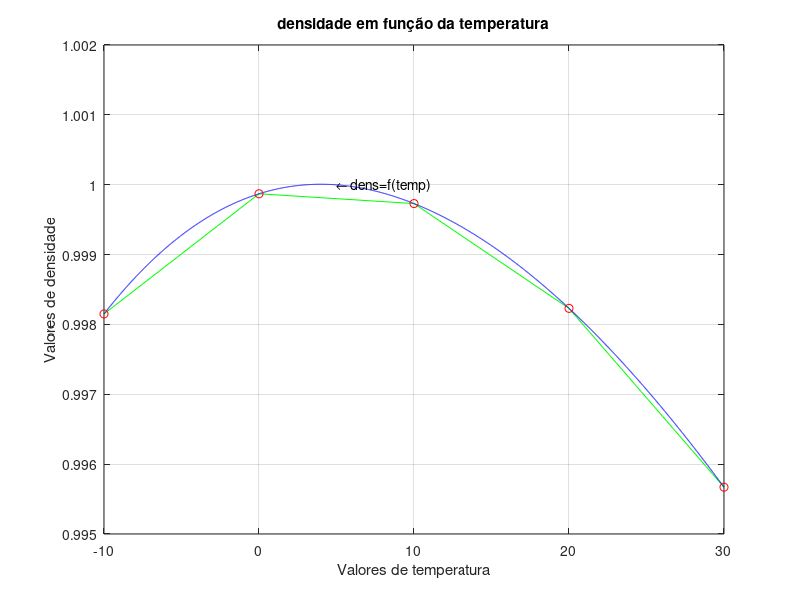

MATLAB code to generate this figure:
disp('===================================================================')
fprintf('\nA interpolação Numérica de 3ª Ordem Aplicada na Resolução')
fprintf('\nde Problemas das Engenharias via Modelagem Computacional ')
fprintf('\nAutores: Hugo da Silva, Maurício Ribeiro, Denis C. L. Costa,')
fprintf('\n         Heictor Costa & Lucas Pompeu')
fprintf('\nGrupo de Pesquisa: GM²SC - gm2sc.ananindeua@ifpa.edu.br')
fprintf('\nGRADIENTE DE MODELAGEM MATEMÁTICA E SIMULAÇÃO COMPUTACIONAL')
fprintf('\nINSTITUTO FEDERAL DE CIÊNCIA E TECNOLOGIA DO PARÁ - IFPA')
fprintf('\n              Campus Ananindeua')
fprintf('\nwebsite: http://ananindeua.ifpa.edu.br')
disp('===================================================================')
%%
fprintf('\n>>>>>>>>>>>>>>> PROGRAMA 01 - Temperatura <<<<<<<<<<<<<<<<\n\n')
disp('') 
% Vetor Temperatura 
temper = [-10.0000 0.0000 10.0000 20.0000 30.0000];
b = length(temper);
% Vetor Densidade
dens = [0.99815 0.99987 0.99973 0.99823 0.99567];    
a = length(dens);
% Vetor interpolado
temper1 = [-10.0000: 0.01 :30.0000];
dens1 = spline(temper,dens,temper1);
temper_interpol=input('Entre com o valor de temperatura_interpol --> ');
disp('O valor INTERPOLADO de densidade é  >>>')
dens_INTERPOL=abs(spline(temper,dens,temper_interpol));
formatSpec = 'dens_INTERPOL = %12.8f \n'; 
fprintf(formatSpec,dens_INTERPOL)
disp('Tecle para visualizar o gráfico')
pause
figure (1)
plot (temper,dens,'g',temper1,dens1,'b',temper,dens,'ro');
title (' densidade em função da temperatura ');
xlabel(' Valores de temperatura ');
ylabel ( 'Valores de densidade');
text(temper_interpol,dens_INTERPOL, '\leftarrow dens=f(temp)')
grid on